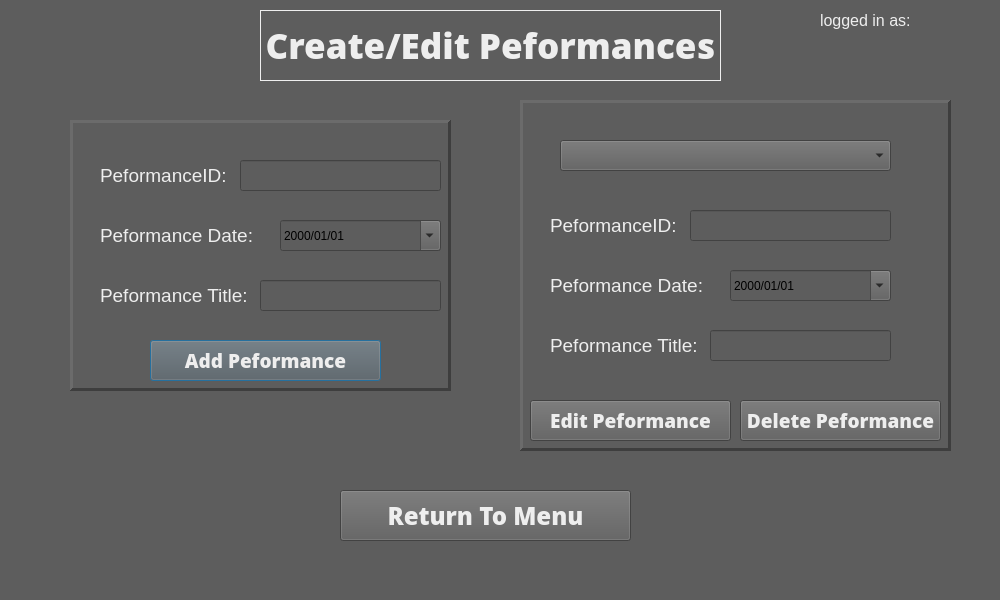
<?xml version="1.0" encoding="UTF-8"?>
<ui version="4.0">
 <class>Dialog</class>
 <widget class="QDialog" name="Dialog">
  <property name="geometry">
   <rect>
    <x>0</x>
    <y>0</y>
    <width>1000</width>
    <height>600</height>
   </rect>
  </property>
  <property name="windowTitle">
   <string>Dialog</string>
  </property>
  <property name="styleSheet">
   <string notr="true">background-color: rgb(93, 93, 93);</string>
  </property>
  <widget class="QLabel" name="Title">
   <property name="geometry">
    <rect>
     <x>260</x>
     <y>10</y>
     <width>461</width>
     <height>71</height>
    </rect>
   </property>
   <property name="font">
    <font>
     <family>Open Sans Extrabold</family>
     <pointsize>26</pointsize>
    </font>
   </property>
   <property name="styleSheet">
    <string notr="true">color: rgb(238, 238, 238);</string>
   </property>
   <property name="frameShape">
    <enum>QFrame::Box</enum>
   </property>
   <property name="text">
    <string>Create/Edit Peformances</string>
   </property>
   <property name="alignment">
    <set>Qt::AlignCenter</set>
   </property>
  </widget>
  <widget class="QLabel" name="loggedindisplay">
   <property name="geometry">
    <rect>
     <x>820</x>
     <y>10</y>
     <width>171</width>
     <height>21</height>
    </rect>
   </property>
   <property name="font">
    <font>
     <pointsize>12</pointsize>
    </font>
   </property>
   <property name="styleSheet">
    <string notr="true">color: rgb(238, 238, 238);</string>
   </property>
   <property name="text">
    <string>logged in as:</string>
   </property>
  </widget>
  <widget class="QFrame" name="AddPeformanceFrame">
   <property name="geometry">
    <rect>
     <x>70</x>
     <y>120</y>
     <width>381</width>
     <height>271</height>
    </rect>
   </property>
   <property name="frameShape">
    <enum>QFrame::Panel</enum>
   </property>
   <property name="frameShadow">
    <enum>QFrame::Raised</enum>
   </property>
   <property name="lineWidth">
    <number>3</number>
   </property>
   <widget class="QLabel" name="AddPeformanceIDLabel">
    <property name="geometry">
     <rect>
      <x>30</x>
      <y>40</y>
      <width>131</width>
      <height>31</height>
     </rect>
    </property>
    <property name="font">
     <font>
      <pointsize>14</pointsize>
     </font>
    </property>
    <property name="styleSheet">
     <string notr="true">color: rgb(238, 238, 238);</string>
    </property>
    <property name="text">
     <string>PeformanceID:</string>
    </property>
   </widget>
   <widget class="QLineEdit" name="AddPeformanceIDInput">
    <property name="geometry">
     <rect>
      <x>170</x>
      <y>40</y>
      <width>201</width>
      <height>31</height>
     </rect>
    </property>
    <property name="font">
     <font>
      <pointsize>14</pointsize>
     </font>
    </property>
   </widget>
   <widget class="QLabel" name="AddPeformanceDateLabel">
    <property name="geometry">
     <rect>
      <x>30</x>
      <y>100</y>
      <width>161</width>
      <height>31</height>
     </rect>
    </property>
    <property name="font">
     <font>
      <pointsize>14</pointsize>
     </font>
    </property>
    <property name="styleSheet">
     <string notr="true">color: rgb(238, 238, 238);</string>
    </property>
    <property name="text">
     <string>Peformance Date:</string>
    </property>
   </widget>
   <widget class="QDateEdit" name="AddPeformanceDateEdit">
    <property name="geometry">
     <rect>
      <x>210</x>
      <y>100</y>
      <width>161</width>
      <height>31</height>
     </rect>
    </property>
    <property name="displayFormat">
     <string>yyyy/MM/dd</string>
    </property>
    <property name="calendarPopup">
     <bool>true</bool>
    </property>
   </widget>
   <widget class="QLabel" name="AddPeformanceTitleLabel">
    <property name="geometry">
     <rect>
      <x>30</x>
      <y>160</y>
      <width>161</width>
      <height>31</height>
     </rect>
    </property>
    <property name="font">
     <font>
      <pointsize>14</pointsize>
     </font>
    </property>
    <property name="styleSheet">
     <string notr="true">color: rgb(238, 238, 238);</string>
    </property>
    <property name="text">
     <string>Peformance Title:</string>
    </property>
   </widget>
   <widget class="QLineEdit" name="AddPeformanceTitleInput">
    <property name="geometry">
     <rect>
      <x>190</x>
      <y>160</y>
      <width>181</width>
      <height>31</height>
     </rect>
    </property>
    <property name="font">
     <font>
      <pointsize>14</pointsize>
     </font>
    </property>
   </widget>
   <widget class="QPushButton" name="AddPeformanceButton">
    <property name="geometry">
     <rect>
      <x>80</x>
      <y>220</y>
      <width>231</width>
      <height>41</height>
     </rect>
    </property>
    <property name="font">
     <font>
      <family>Open Sans Extrabold</family>
      <pointsize>14</pointsize>
     </font>
    </property>
    <property name="styleSheet">
     <string notr="true">color: rgb(238, 238, 238);</string>
    </property>
    <property name="text">
     <string>Add Peformance</string>
    </property>
   </widget>
  </widget>
  <widget class="QPushButton" name="BackToMenuButton">
   <property name="geometry">
    <rect>
     <x>340</x>
     <y>490</y>
     <width>291</width>
     <height>51</height>
    </rect>
   </property>
   <property name="font">
    <font>
     <family>Open Sans Extrabold</family>
     <pointsize>18</pointsize>
    </font>
   </property>
   <property name="styleSheet">
    <string notr="true">color: rgb(238, 238, 238);</string>
   </property>
   <property name="text">
    <string>Return To Menu</string>
   </property>
  </widget>
  <widget class="QFrame" name="EditPeformanceFrame">
   <property name="geometry">
    <rect>
     <x>520</x>
     <y>100</y>
     <width>431</width>
     <height>351</height>
    </rect>
   </property>
   <property name="frameShape">
    <enum>QFrame::Panel</enum>
   </property>
   <property name="frameShadow">
    <enum>QFrame::Raised</enum>
   </property>
   <property name="lineWidth">
    <number>3</number>
   </property>
   <widget class="QLabel" name="EditPeformanceIDLabel">
    <property name="geometry">
     <rect>
      <x>30</x>
      <y>110</y>
      <width>131</width>
      <height>31</height>
     </rect>
    </property>
    <property name="font">
     <font>
      <pointsize>14</pointsize>
     </font>
    </property>
    <property name="styleSheet">
     <string notr="true">color: rgb(238, 238, 238);</string>
    </property>
    <property name="text">
     <string>PeformanceID:</string>
    </property>
   </widget>
   <widget class="QLineEdit" name="EditPeformanceIDInput">
    <property name="geometry">
     <rect>
      <x>170</x>
      <y>110</y>
      <width>201</width>
      <height>31</height>
     </rect>
    </property>
    <property name="font">
     <font>
      <pointsize>14</pointsize>
     </font>
    </property>
   </widget>
   <widget class="QLabel" name="EditPeformanceDateLabe">
    <property name="geometry">
     <rect>
      <x>30</x>
      <y>170</y>
      <width>161</width>
      <height>31</height>
     </rect>
    </property>
    <property name="font">
     <font>
      <pointsize>14</pointsize>
     </font>
    </property>
    <property name="styleSheet">
     <string notr="true">color: rgb(238, 238, 238);</string>
    </property>
    <property name="text">
     <string>Peformance Date:</string>
    </property>
   </widget>
   <widget class="QDateEdit" name="EditPerformanceDateEdit">
    <property name="geometry">
     <rect>
      <x>210</x>
      <y>170</y>
      <width>161</width>
      <height>31</height>
     </rect>
    </property>
    <property name="displayFormat">
     <string>yyyy/MM/dd</string>
    </property>
    <property name="calendarPopup">
     <bool>true</bool>
    </property>
   </widget>
   <widget class="QLabel" name="EditPeformanceTitleLabel">
    <property name="geometry">
     <rect>
      <x>30</x>
      <y>230</y>
      <width>161</width>
      <height>31</height>
     </rect>
    </property>
    <property name="font">
     <font>
      <pointsize>14</pointsize>
     </font>
    </property>
    <property name="styleSheet">
     <string notr="true">color: rgb(238, 238, 238);</string>
    </property>
    <property name="text">
     <string>Peformance Title:</string>
    </property>
   </widget>
   <widget class="QLineEdit" name="EditPeformanceTitleInput">
    <property name="geometry">
     <rect>
      <x>190</x>
      <y>230</y>
      <width>181</width>
      <height>31</height>
     </rect>
    </property>
    <property name="font">
     <font>
      <pointsize>14</pointsize>
     </font>
    </property>
   </widget>
   <widget class="QPushButton" name="DeletePeformanceButton">
    <property name="geometry">
     <rect>
      <x>220</x>
      <y>300</y>
      <width>201</width>
      <height>41</height>
     </rect>
    </property>
    <property name="font">
     <font>
      <family>Open Sans Extrabold</family>
      <pointsize>14</pointsize>
     </font>
    </property>
    <property name="styleSheet">
     <string notr="true">color: rgb(238, 238, 238);</string>
    </property>
    <property name="text">
     <string>Delete Peformance</string>
    </property>
   </widget>
   <widget class="QPushButton" name="EditPeformanceButton">
    <property name="geometry">
     <rect>
      <x>10</x>
      <y>300</y>
      <width>201</width>
      <height>41</height>
     </rect>
    </property>
    <property name="font">
     <font>
      <family>Open Sans Extrabold</family>
      <pointsize>14</pointsize>
     </font>
    </property>
    <property name="styleSheet">
     <string notr="true">color: rgb(238, 238, 238);</string>
    </property>
    <property name="text">
     <string>Edit Peformance</string>
    </property>
   </widget>
   <widget class="QComboBox" name="comboBox">
    <property name="geometry">
     <rect>
      <x>40</x>
      <y>40</y>
      <width>331</width>
      <height>31</height>
     </rect>
    </property>
   </widget>
  </widget>
 </widget>
 <resources/>
 <connections/>
</ui>
